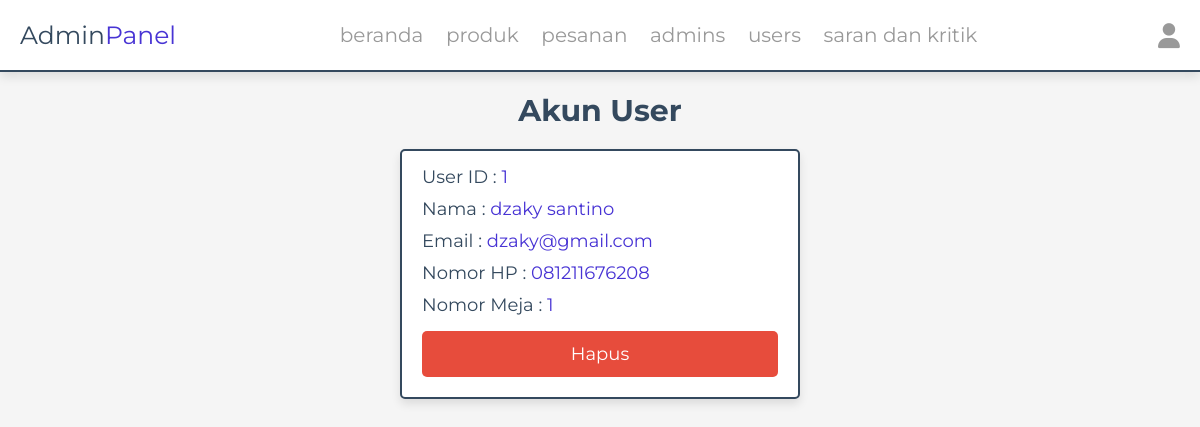
/admin/users_accounts.php (signed in), run on the app's committed database.
### tables this page shows
CREATE TABLE `users` (
  `id` int(100) NOT NULL,
  `nama` varchar(20) NOT NULL,
  `email` varchar(50) NOT NULL,
  `no_hp` varchar(13) NOT NULL,
  `password` varchar(50) NOT NULL,
  `no_meja` varchar(10) NOT NULL
);

### admin/users_accounts.php (the view, shortened to what this page needs)
<?php
include '../components/connect.php';
?>
<!DOCTYPE html>
<html lang="en">
<head>
   <link rel="stylesheet" href="https://cdnjs.cloudflare.com/ajax/libs/font-awesome/6.1.1/css/all.min.css">
   <link rel="stylesheet" href="../css/admin_style.css">
</head>
<body>
<?php include '../components/admin_header.php' ?>
<section class="accounts">
   <h1 class="heading">Akun User</h1>
   <div class="box-container">
   <?php
      $select_account = $conn->prepare("SELECT * FROM `users`");
      $select_account->execute();
      if($select_account->rowCount() > 0){
         while($fetch_accounts = $select_account->fetch(PDO::FETCH_ASSOC)){
   ?>
   <div class="box">
      <p> User ID : <span><?= $fetch_accounts['id']; ?></span> </p>
      <p> Nama : <span><?= $fetch_accounts['nama']; ?></span> </p>
      <p> Email : <span><?= $fetch_accounts['email']; ?></span> </p>
      <p> Nomor HP : <span><?= $fetch_accounts['no_hp']; ?></span> </p>
      <p> Nomor Meja : <span><?= $fetch_accounts['no_meja']; ?></span> </p>
      <a href="users_accounts.php?delete=<?= $fetch_accounts['id']; ?>" class="delete-btn" onclick="return confirm('Hapus Akun Ini?');">Hapus</a>
   </div>
   <?php
      }
   }else{
      echo '<p class="empty">Tidak Ada Akun Tersedia</p>';
   }
   ?>
   </div>
</section>
</body>
</html>

### css/admin_style.css (style rules this page uses)
:root { --main-color:#4834d4; --red:#e74c3c; --orange:#f39c12; --black:#34495e; --white:#fff; --light-bg:#f5f5f5; --light-color:#999; --border:.2rem solid var(--black); --box-shadow:0 .5rem 1rem rgba(0,0,0,.1); }
* { font-family: 'Montserrat', sans-serif; margin:0; padding:0; box-sizing: border-box; text-decoration: none; outline: none; border:none; }
html { font-size: 62.5%; overflow-x: hidden; }
body { background-color: var(--light-bg); }
section { max-width: 1200px; margin:0 auto; padding:2rem; }
.btn, .delete-btn, .option-btn { display: block; margin-top: 1rem; border-radius: .5rem; cursor: pointer; width: 100%; font-size: 1.8rem; color:var(--white); padding:1.2rem 3rem; text-transform: capitalize; text-align: center; }
.delete-btn { background-color: var(--red); }
.heading { text-align: center; margin-bottom: 2rem; text-transform: capitalize; color:var(--black); font-size: 3rem; }
.accounts .box-container { display: grid; grid-template-columns: repeat(auto-fit, 40rem); gap:1.5rem; justify-content: center; align-items: flex-start; }
.accounts .box-container .box { background-color: var(--white); border-radius: .5rem; box-shadow: var(--box-shadow); border:var(--border); padding:2rem; padding-top: 1rem; text-align: left; }
.accounts .box-container .box p { padding: .5rem 0; font-size: 1.8rem; color:var(--black); }
.accounts .box-container .box p span { color:var(--main-color); }

### data on the page
users: id "1", nama "dzaky santino", email "dzaky@gmail.com", no_hp "081211676208", no_meja "1"
